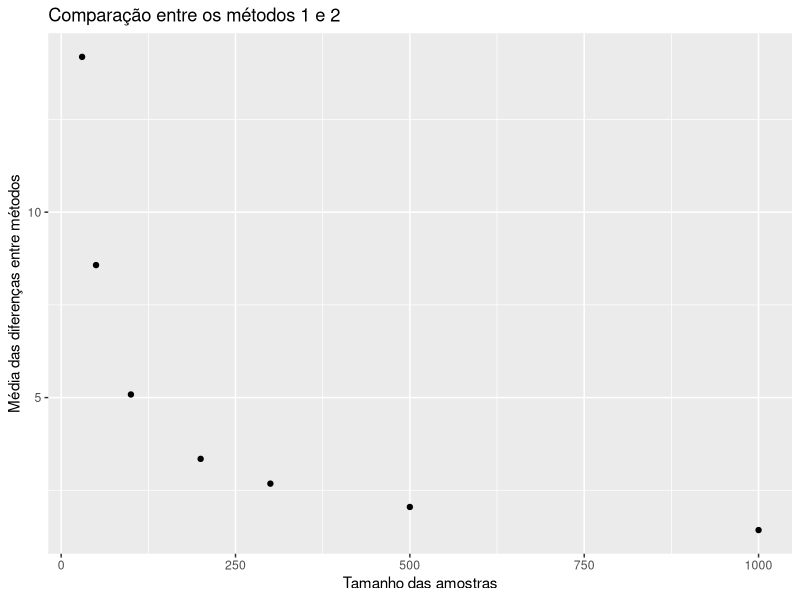

Write the R code that produced this figure.
library(tidyverse)
set.seed(1236)
p <- 0.2
gama <- 0.98
n <- c(30, 50, 100, 200, 300, 500, 1000)  # Number of rows
k <- 2500                                 # Number of columns
# Allocation
differenceavg <- numeric(length(n))
root1 <- numeric(k)
root2 <- numeric(k)
lower <- numeric(k)
upper <- numeric(k)
for (j in 1:length(n)){
  # Generate a matrix of Bernoulli random variables
  matrix_data <- matrix(rbinom(n[j] * k, 1, 0.2), nrow = n[j])
  # Average of each column 
  xbar <- numeric(k)
  for (i in 1:k){
    xbar[i] <- mean(matrix_data[, i])
  }
  # Method 1
  z = qnorm((1 + gama)/2)
  for (i in 1:k){
    zeros <- Re(polyroot(c(1 + z^2/n[j], -2*xbar[i] - z^2/n[j], xbar[i]^2)))
    root1[i] <- zeros[1]
    root2[i] <- zeros[2]
  }
  # NA's to zeros
  root1[is.na(root1)] <- 0
  root2[is.na(root2)] <- 0
  comp1 <- root2 - root1
  # Method 2
  a = qnorm((1 + gama)/2)
  for (i in 1:k){
    lower[i] <- xbar[i] - a*sqrt((xbar[i]*(1 - xbar[i]))/n[j])
    upper[i] <- xbar[i] + a*sqrt((xbar[i]*(1 - xbar[i]))/n[j])
  }
  comp2 <- upper - lower
  differenceavg[j] <- mean(abs(comp2 - comp1))
}
df <- data.frame(n, differenceavg)
ggplot(df, aes(x = n, y = differenceavg)) +
  geom_point() +
  labs(x = "Tamanho das amostras", y = "Média das diferenças entre métodos") + 
  labs(title = "Comparação entre os métodos 1 e 2")